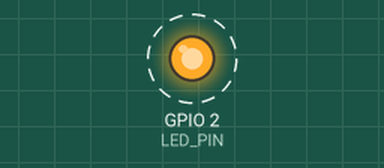
Bench run of a sketch on a simulated ESP32. Shown: output pins drawn as LEDs (lit = HIGH). Dashed ring = blinking. What the sketch prints to the serial monitor is not drawn.

Above: at 1.2 s.
Timing chart, 0 to 4.0 s (numbered marks = the images above):
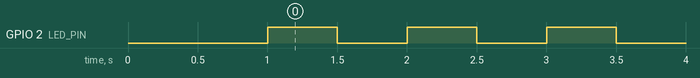

Measured:
- by itself, GPIO 2 (LED_PIN): alternates HIGH for 0.50 s and LOW for 0.50 s

The sketch:

hola_plexy.ino
```cpp
/*
  Test básico de LED en ESP32 usando GPIO2

  Este programa enciende y apaga el LED conectado al GPIO2 cada 500 ms.
  También envía mensajes por el monitor serial para verificar que el ESP32
  está ejecutando correctamente el código.

  Autor: PLEXYLAB
*/

/*
  Configuración típica en Arduino IDE:

  Board: ESP32 Dev Module
  Upload Speed: 921600 o 115200
  CPU Frequency: 240 MHz
  Flash Frequency: 40 MHz
  Flash Mode: DIO
  Monitor Speed: 115200
*/

/*
  Este código sirve para verificar rápidamente que el ESP32 está funcionando.
  Primero se configura el GPIO2 como salida. Luego, dentro del loop(), el pin
  cambia entre HIGH y LOW cada 500 ms, haciendo que el LED se encienda y se
  apague continuamente. Los mensajes por Serial.println() permiten confirmar
  el estado del LED desde el monitor serial.
*/

#define LED_PIN 2  // Definimos el GPIO2 como pin para controlar el LED

void setup() {
  // Iniciamos la comunicación serial a 115200 baudios
  // Esto nos permite ver mensajes desde el ESP32 en el monitor serial
  // Se debe configurar la misma velocidad en el monitor serial del IDE
  Serial.begin(115200);

  // Pequeña pausa para dar tiempo a que el monitor serial se inicie
  delay(1000);

  // Mensaje inicial para confirmar que el programa arrancó correctamente
  Serial.println("|Hola PLEXY| Test LED GPIO2 - ESP32");

  // Configuramos el GPIO2 como salida, porque vamos a controlar un LED
  pinMode(LED_PIN, OUTPUT);
}

void loop() {
  // Encendemos el LED colocando el GPIO2 en nivel alto
  digitalWrite(LED_PIN, HIGH);
  Serial.println("|Hola PLEXY| LED ON");

  // Esperamos 500 milisegundos
  delay(500);

  // Apagamos el LED colocando el GPIO2 en nivel bajo
  digitalWrite(LED_PIN, LOW);
  Serial.println("|Hola PLEXY| LED OFF");

  // Esperamos 500 milisegundos antes de repetir el ciclo
  delay(500);
}
```
